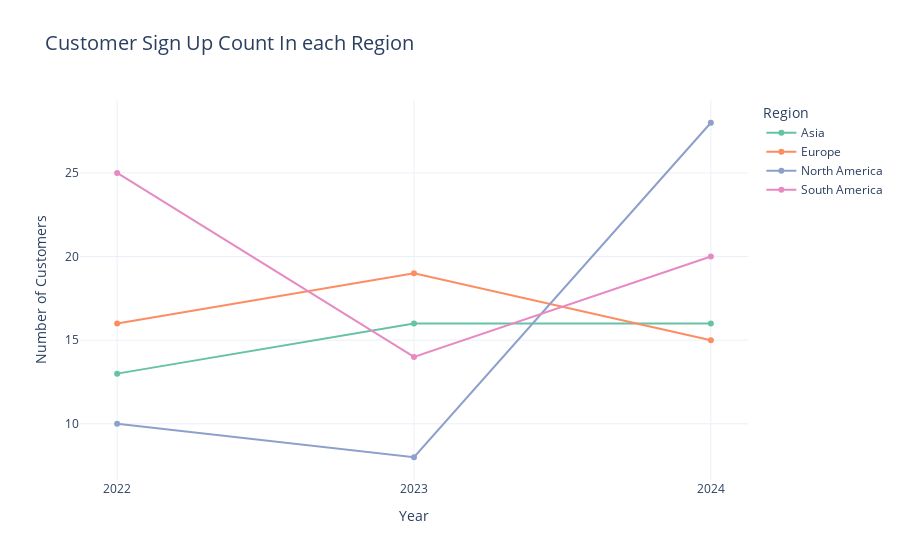

The notebook cell this image was saved under:
### Code cell
yearly_customer_count = customer_data.groupby(['Year', 'Region'])['CustomerID'].count().reset_index()

fig = px.line(
    yearly_customer_count,x='Year',y='CustomerID',color='Region',title='Customer Sign Up Count In each Region',markers=True,
    color_discrete_sequence=px.colors.qualitative.Set2
)

fig.update_layout(
    title_font_size=20,yaxis_title='Number of Customers',yaxis=dict(tickformat='d'), xaxis=dict(tickmode='linear'),template='plotly_white',legend_title_text='Region'
)

fig.show()

### Figure 1 — Plotly figure (JSON) as saved in the notebook; plotly's stock layout.template omitted (floating-point values rounded to 4 significant figures)
{"data": [{"hovertemplate": "Region=Asia<br>Year=%{x}<br>CustomerID=%{y}<extra></extra>", "legendgroup": "Asia", "line": {"color": "rgb(102,194,165)", "dash": "solid"}, "marker": {"symbol": "circle"}, "mode": "lines+markers", "name": "Asia", "orientation": "v", "showlegend": true, "type": "scatter", "x": [2022, 2023, 2024], "xaxis": "x", "y": [13, 16, 16], "yaxis": "y"}, {"hovertemplate": "Region=Europe<br>Year=%{x}<br>CustomerID=%{y}<extra></extra>", "legendgroup": "Europe", "line": {"color": "rgb(252,141,98)", "dash": "solid"}, "marker": {"symbol": "circle"}, "mode": "lines+markers", "name": "Europe", "orientation": "v", "showlegend": true, "type": "scatter", "x": [2022, 2023, 2024], "xaxis": "x", "y": [16, 19, 15], "yaxis": "y"}, {"hovertemplate": "Region=North America<br>Year=%{x}<br>CustomerID=%{y}<extra></extra>", "legendgroup": "North America", "line": {"color": "rgb(141,160,203)", "dash": "solid"}, "marker": {"symbol": "circle"}, "mode": "lines+markers", "name": "North America", "orientation": "v", "showlegend": true, "type": "scatter", "x": [2022, 2023, 2024], "xaxis": "x", "y": [10, 8, 28], "yaxis": "y"}, {"hovertemplate": "Region=South America<br>Year=%{x}<br>CustomerID=%{y}<extra></extra>", "legendgroup": "South America", "line": {"color": "rgb(231,138,195)", "dash": "solid"}, "marker": {"symbol": "circle"}, "mode": "lines+markers", "name": "South America", "orientation": "v", "showlegend": true, "type": "scatter", "x": [2022, 2023, 2024], "xaxis": "x", "y": [25, 14, 20], "yaxis": "y"}], "layout": {"autosize": true, "legend": {"title": {"text": "Region"}, "tracegroupgap": 0}, "title": {"font": {"size": 20}, "text": "Customer Sign Up Count In each Region"}, "xaxis": {"anchor": "y", "autorange": true, "domain": [0, 1], "range": [2022.0, 2024.0], "tickmode": "linear", "title": {"text": "Year"}, "type": "linear"}, "yaxis": {"anchor": "x", "autorange": true, "domain": [0, 1], "range": [6.35, 29.65], "tickformat": "d", "title": {"text": "Number of Customers"}, "type": "linear"}}}
